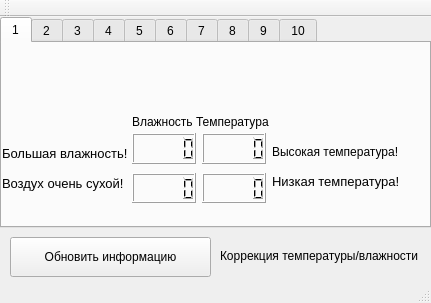
<?xml version="1.0" encoding="UTF-8"?>
<ui version="4.0">
 <class>MainWindow</class>
 <widget class="QMainWindow" name="MainWindow">
  <property name="geometry">
   <rect>
    <x>0</x>
    <y>0</y>
    <width>431</width>
    <height>303</height>
   </rect>
  </property>
  <property name="windowTitle">
   <string>АСУ Климатических условий</string>
  </property>
  <property name="windowIcon">
   <iconset>
    <normaloff>../../../../Изображения/w512h5121380376442MetroUISkyDrive.png</normaloff>../../../../Изображения/w512h5121380376442MetroUISkyDrive.png</iconset>
  </property>
  <widget class="QWidget" name="centralWidget">
   <widget class="QTabWidget" name="room_switcher">
    <property name="geometry">
     <rect>
      <x>0</x>
      <y>0</y>
      <width>431</width>
      <height>211</height>
     </rect>
    </property>
    <property name="toolTipDuration">
     <number>-1</number>
    </property>
    <property name="currentIndex">
     <number>0</number>
    </property>
    <property name="documentMode">
     <bool>false</bool>
    </property>
    <property name="tabsClosable">
     <bool>false</bool>
    </property>
    <property name="movable">
     <bool>false</bool>
    </property>
    <widget class="QWidget" name="room_1">
     <attribute name="title">
      <string>1</string>
     </attribute>
     <widget class="QLCDNumber" name="humidity_1_1">
      <property name="geometry">
       <rect>
        <x>130</x>
        <y>90</y>
        <width>64</width>
        <height>31</height>
       </rect>
      </property>
      <property name="value" stdset="0">
       <double>0.000000000000000</double>
      </property>
      <property name="intValue" stdset="0">
       <number>0</number>
      </property>
     </widget>
     <widget class="QLCDNumber" name="humidity_1_2">
      <property name="geometry">
       <rect>
        <x>130</x>
        <y>130</y>
        <width>64</width>
        <height>30</height>
       </rect>
      </property>
     </widget>
     <widget class="QLCDNumber" name="temperature_1_2">
      <property name="geometry">
       <rect>
        <x>200</x>
        <y>130</y>
        <width>64</width>
        <height>30</height>
       </rect>
      </property>
     </widget>
     <widget class="QLCDNumber" name="temperature_1_1">
      <property name="geometry">
       <rect>
        <x>200</x>
        <y>90</y>
        <width>64</width>
        <height>31</height>
       </rect>
      </property>
     </widget>
     <widget class="QLabel" name="label">
      <property name="geometry">
       <rect>
        <x>130</x>
        <y>70</y>
        <width>141</width>
        <height>17</height>
       </rect>
      </property>
      <property name="font">
       <font>
        <pointsize>9</pointsize>
       </font>
      </property>
      <property name="text">
       <string>Влажность Температура</string>
      </property>
     </widget>
     <widget class="QLabel" name="info_t1h">
      <property name="enabled">
       <bool>true</bool>
      </property>
      <property name="geometry">
       <rect>
        <x>0</x>
        <y>100</y>
        <width>131</width>
        <height>20</height>
       </rect>
      </property>
      <property name="font">
       <font>
        <pointsize>10</pointsize>
       </font>
      </property>
      <property name="contextMenuPolicy">
       <enum>Qt::NoContextMenu</enum>
      </property>
      <property name="autoFillBackground">
       <bool>false</bool>
      </property>
      <property name="inputMethodHints">
       <set>Qt::ImhNone</set>
      </property>
      <property name="text">
       <string>Большая влажность!</string>
      </property>
     </widget>
     <widget class="QLabel" name="info_f1h">
      <property name="geometry">
       <rect>
        <x>0</x>
        <y>130</y>
        <width>131</width>
        <height>20</height>
       </rect>
      </property>
      <property name="font">
       <font>
        <pointsize>10</pointsize>
       </font>
      </property>
      <property name="text">
       <string>Воздух очень сухой!</string>
      </property>
     </widget>
     <widget class="QLabel" name="info_t1t">
      <property name="geometry">
       <rect>
        <x>270</x>
        <y>100</y>
        <width>131</width>
        <height>17</height>
       </rect>
      </property>
      <property name="font">
       <font>
        <pointsize>9</pointsize>
       </font>
      </property>
      <property name="text">
       <string>Высокая температура!</string>
      </property>
     </widget>
     <widget class="QLabel" name="info_f1t">
      <property name="geometry">
       <rect>
        <x>270</x>
        <y>130</y>
        <width>141</width>
        <height>17</height>
       </rect>
      </property>
      <property name="font">
       <font>
        <pointsize>10</pointsize>
       </font>
      </property>
      <property name="text">
       <string>Низкая температура!</string>
      </property>
     </widget>
    </widget>
    <widget class="QWidget" name="room_2">
     <attribute name="title">
      <string>2</string>
     </attribute>
     <widget class="QLCDNumber" name="humidity_2_1">
      <property name="geometry">
       <rect>
        <x>130</x>
        <y>90</y>
        <width>64</width>
        <height>31</height>
       </rect>
      </property>
     </widget>
     <widget class="QLCDNumber" name="humidity_2_2">
      <property name="geometry">
       <rect>
        <x>130</x>
        <y>130</y>
        <width>64</width>
        <height>30</height>
       </rect>
      </property>
     </widget>
     <widget class="QLCDNumber" name="temperature_2_2">
      <property name="geometry">
       <rect>
        <x>200</x>
        <y>130</y>
        <width>64</width>
        <height>30</height>
       </rect>
      </property>
     </widget>
     <widget class="QLCDNumber" name="temperature_2_1">
      <property name="geometry">
       <rect>
        <x>200</x>
        <y>90</y>
        <width>64</width>
        <height>31</height>
       </rect>
      </property>
     </widget>
     <widget class="QLabel" name="label_2">
      <property name="geometry">
       <rect>
        <x>130</x>
        <y>70</y>
        <width>141</width>
        <height>17</height>
       </rect>
      </property>
      <property name="font">
       <font>
        <pointsize>9</pointsize>
       </font>
      </property>
      <property name="text">
       <string>Влажность Температура</string>
      </property>
     </widget>
     <widget class="QLabel" name="info_f2h">
      <property name="geometry">
       <rect>
        <x>0</x>
        <y>130</y>
        <width>131</width>
        <height>20</height>
       </rect>
      </property>
      <property name="font">
       <font>
        <pointsize>10</pointsize>
       </font>
      </property>
      <property name="text">
       <string>Воздух очень сухой!</string>
      </property>
     </widget>
     <widget class="QLabel" name="info_t2t">
      <property name="geometry">
       <rect>
        <x>270</x>
        <y>100</y>
        <width>131</width>
        <height>17</height>
       </rect>
      </property>
      <property name="font">
       <font>
        <pointsize>9</pointsize>
       </font>
      </property>
      <property name="text">
       <string>Высокая температура!</string>
      </property>
     </widget>
     <widget class="QLabel" name="info_f2t">
      <property name="geometry">
       <rect>
        <x>270</x>
        <y>130</y>
        <width>141</width>
        <height>17</height>
       </rect>
      </property>
      <property name="font">
       <font>
        <pointsize>10</pointsize>
       </font>
      </property>
      <property name="text">
       <string>Низкая температура!</string>
      </property>
     </widget>
     <widget class="QLabel" name="info_t2h">
      <property name="enabled">
       <bool>true</bool>
      </property>
      <property name="geometry">
       <rect>
        <x>0</x>
        <y>100</y>
        <width>131</width>
        <height>20</height>
       </rect>
      </property>
      <property name="font">
       <font>
        <pointsize>10</pointsize>
       </font>
      </property>
      <property name="contextMenuPolicy">
       <enum>Qt::NoContextMenu</enum>
      </property>
      <property name="autoFillBackground">
       <bool>false</bool>
      </property>
      <property name="inputMethodHints">
       <set>Qt::ImhNone</set>
      </property>
      <property name="text">
       <string>Большая влажность!</string>
      </property>
     </widget>
    </widget>
    <widget class="QWidget" name="room_3">
     <attribute name="title">
      <string>3</string>
     </attribute>
     <widget class="QLCDNumber" name="humidity_3_1">
      <property name="geometry">
       <rect>
        <x>130</x>
        <y>90</y>
        <width>64</width>
        <height>31</height>
       </rect>
      </property>
     </widget>
     <widget class="QLCDNumber" name="humidity_3_2">
      <property name="geometry">
       <rect>
        <x>130</x>
        <y>130</y>
        <width>64</width>
        <height>30</height>
       </rect>
      </property>
     </widget>
     <widget class="QLCDNumber" name="temperature_3_2">
      <property name="geometry">
       <rect>
        <x>200</x>
        <y>130</y>
        <width>64</width>
        <height>30</height>
       </rect>
      </property>
     </widget>
     <widget class="QLCDNumber" name="temperature_3_1">
      <property name="geometry">
       <rect>
        <x>200</x>
        <y>90</y>
        <width>64</width>
        <height>31</height>
       </rect>
      </property>
     </widget>
     <widget class="QLabel" name="label_3">
      <property name="geometry">
       <rect>
        <x>130</x>
        <y>70</y>
        <width>141</width>
        <height>17</height>
       </rect>
      </property>
      <property name="font">
       <font>
        <pointsize>9</pointsize>
       </font>
      </property>
      <property name="text">
       <string>Влажность Температура</string>
      </property>
     </widget>
     <widget class="QLabel" name="info_f3h">
      <property name="geometry">
       <rect>
        <x>0</x>
        <y>130</y>
        <width>131</width>
        <height>20</height>
       </rect>
      </property>
      <property name="font">
       <font>
        <pointsize>10</pointsize>
       </font>
      </property>
      <property name="text">
       <string>Воздух очень сухой!</string>
      </property>
     </widget>
     <widget class="QLabel" name="info_t3t">
      <property name="geometry">
       <rect>
        <x>270</x>
        <y>100</y>
        <width>131</width>
        <height>17</height>
       </rect>
      </property>
      <property name="font">
       <font>
        <pointsize>9</pointsize>
       </font>
      </property>
      <property name="text">
       <string>Высокая температура!</string>
      </property>
     </widget>
     <widget class="QLabel" name="info_f3t">
      <property name="geometry">
       <rect>
        <x>270</x>
        <y>130</y>
        <width>141</width>
        <height>17</height>
       </rect>
      </property>
      <property name="font">
       <font>
        <pointsize>10</pointsize>
       </font>
      </property>
      <property name="text">
       <string>Низкая температура!</string>
      </property>
     </widget>
     <widget class="QLabel" name="info_t3h">
      <property name="enabled">
       <bool>true</bool>
      </property>
      <property name="geometry">
       <rect>
        <x>0</x>
        <y>100</y>
        <width>131</width>
        <height>20</height>
       </rect>
      </property>
      <property name="font">
       <font>
        <pointsize>10</pointsize>
       </font>
      </property>
      <property name="contextMenuPolicy">
       <enum>Qt::NoContextMenu</enum>
      </property>
      <property name="autoFillBackground">
       <bool>false</bool>
      </property>
      <property name="inputMethodHints">
       <set>Qt::ImhNone</set>
      </property>
      <property name="text">
       <string>Большая влажность!</string>
      </property>
     </widget>
    </widget>
    <widget class="QWidget" name="room_4">
     <attribute name="title">
      <string>4</string>
     </attribute>
     <widget class="QLCDNumber" name="humidity_4_1">
      <property name="geometry">
       <rect>
        <x>130</x>
        <y>90</y>
        <width>64</width>
        <height>31</height>
       </rect>
      </property>
     </widget>
     <widget class="QLCDNumber" name="humidity_4_2">
      <property name="geometry">
       <rect>
        <x>130</x>
        <y>130</y>
        <width>64</width>
        <height>30</height>
       </rect>
      </property>
     </widget>
     <widget class="QLCDNumber" name="temperature_4_2">
      <property name="geometry">
       <rect>
        <x>200</x>
        <y>130</y>
        <width>64</width>
        <height>30</height>
       </rect>
      </property>
     </widget>
     <widget class="QLCDNumber" name="temperature_4_1">
      <property name="geometry">
       <rect>
        <x>200</x>
        <y>90</y>
        <width>64</width>
        <height>31</height>
       </rect>
      </property>
     </widget>
     <widget class="QLabel" name="label_4">
      <property name="geometry">
       <rect>
        <x>130</x>
        <y>70</y>
        <width>141</width>
        <height>17</height>
       </rect>
      </property>
      <property name="font">
       <font>
        <pointsize>9</pointsize>
       </font>
      </property>
      <property name="text">
       <string>Влажность Температура</string>
      </property>
     </widget>
     <widget class="QLabel" name="info_f4h">
      <property name="geometry">
       <rect>
        <x>0</x>
        <y>130</y>
        <width>131</width>
        <height>20</height>
       </rect>
      </property>
      <property name="font">
       <font>
        <pointsize>10</pointsize>
       </font>
      </property>
      <property name="text">
       <string>Воздух очень сухой!</string>
      </property>
     </widget>
     <widget class="QLabel" name="info_t4t">
      <property name="geometry">
       <rect>
        <x>270</x>
        <y>100</y>
        <width>131</width>
        <height>17</height>
       </rect>
      </property>
      <property name="font">
       <font>
        <pointsize>9</pointsize>
       </font>
      </property>
      <property name="text">
       <string>Высокая температура!</string>
      </property>
     </widget>
     <widget class="QLabel" name="info_f4t">
      <property name="geometry">
       <rect>
        <x>270</x>
        <y>130</y>
        <width>141</width>
        <height>17</height>
       </rect>
      </property>
      <property name="font">
       <font>
        <pointsize>10</pointsize>
       </font>
      </property>
      <property name="text">
       <string>Низкая температура!</string>
      </property>
     </widget>
     <widget class="QLabel" name="info_t4h">
      <property name="enabled">
       <bool>true</bool>
      </property>
      <property name="geometry">
       <rect>
        <x>0</x>
        <y>100</y>
        <width>131</width>
        <height>20</height>
       </rect>
      </property>
      <property name="font">
       <font>
        <pointsize>10</pointsize>
       </font>
      </property>
      <property name="contextMenuPolicy">
       <enum>Qt::NoContextMenu</enum>
      </property>
      <property name="autoFillBackground">
       <bool>false</bool>
      </property>
      <property name="inputMethodHints">
       <set>Qt::ImhNone</set>
      </property>
      <property name="text">
       <string>Большая влажность!</string>
      </property>
     </widget>
    </widget>
    <widget class="QWidget" name="room_5">
     <attribute name="title">
      <string>5</string>
     </attribute>
     <widget class="QLCDNumber" name="humidity_5_1">
      <property name="geometry">
       <rect>
        <x>130</x>
        <y>90</y>
        <width>64</width>
        <height>31</height>
       </rect>
      </property>
     </widget>
     <widget class="QLCDNumber" name="humidity_5_2">
      <property name="geometry">
       <rect>
        <x>130</x>
        <y>130</y>
        <width>64</width>
        <height>30</height>
       </rect>
      </property>
     </widget>
     <widget class="QLCDNumber" name="temperature_5_2">
      <property name="geometry">
       <rect>
        <x>200</x>
        <y>130</y>
        <width>64</width>
        <height>30</height>
       </rect>
      </property>
     </widget>
     <widget class="QLCDNumber" name="temperature_5_1">
      <property name="geometry">
       <rect>
        <x>200</x>
        <y>90</y>
        <width>64</width>
        <height>31</height>
       </rect>
      </property>
     </widget>
     <widget class="QLabel" name="label_5">
      <property name="geometry">
       <rect>
        <x>130</x>
        <y>70</y>
        <width>141</width>
        <height>17</height>
       </rect>
      </property>
      <property name="font">
       <font>
        <pointsize>9</pointsize>
       </font>
      </property>
      <property name="text">
       <string>Влажность Температура</string>
      </property>
     </widget>
     <widget class="QLabel" name="info_f5h">
      <property name="geometry">
       <rect>
        <x>0</x>
        <y>130</y>
        <width>131</width>
        <height>20</height>
       </rect>
      </property>
      <property name="font">
       <font>
        <pointsize>10</pointsize>
       </font>
      </property>
      <property name="text">
       <string>Воздух очень сухой!</string>
      </property>
     </widget>
     <widget class="QLabel" name="info_t5t">
      <property name="geometry">
       <rect>
        <x>270</x>
        <y>100</y>
        <width>131</width>
        <height>17</height>
       </rect>
      </property>
      <property name="font">
       <font>
        <pointsize>9</pointsize>
       </font>
      </property>
      <property name="text">
       <string>Высокая температура!</string>
      </property>
     </widget>
     <widget class="QLabel" name="info_f5t">
      <property name="geometry">
       <rect>
        <x>270</x>
        <y>130</y>
        <width>141</width>
        <height>17</height>
       </rect>
      </property>
      <property name="font">
       <font>
        <pointsize>10</pointsize>
       </font>
      </property>
      <property name="text">
       <string>Низкая температура!</string>
      </property>
     </widget>
     <widget class="QLabel" name="info_t5h">
      <property name="enabled">
       <bool>true</bool>
      </property>
      <property name="geometry">
       <rect>
        <x>0</x>
        <y>100</y>
        <width>131</width>
        <height>20</height>
       </rect>
      </property>
      <property name="font">
       <font>
        <pointsize>10</pointsize>
       </font>
      </property>
      <property name="contextMenuPolicy">
       <enum>Qt::NoContextMenu</enum>
      </property>
      <property name="autoFillBackground">
       <bool>false</bool>
      </property>
      <property name="inputMethodHints">
       <set>Qt::ImhNone</set>
      </property>
      <property name="text">
       <string>Большая влажность!</string>
      </property>
     </widget>
    </widget>
    <widget class="QWidget" name="room_6">
     <attribute name="title">
      <string>6</string>
     </attribute>
     <widget class="QLCDNumber" name="humidity_6_1">
      <property name="geometry">
       <rect>
        <x>130</x>
        <y>90</y>
        <width>64</width>
        <height>31</height>
       </rect>
      </property>
     </widget>
     <widget class="QLCDNumber" name="humidity_6_2">
      <property name="geometry">
       <rect>
        <x>130</x>
        <y>130</y>
        <width>64</width>
        <height>30</height>
       </rect>
      </property>
     </widget>
     <widget class="QLCDNumber" name="temperature_6_2">
      <property name="geometry">
       <rect>
        <x>200</x>
        <y>130</y>
        <width>64</width>
        <height>30</height>
       </rect>
      </property>
     </widget>
     <widget class="QLCDNumber" name="temperature_6_1">
      <property name="geometry">
       <rect>
        <x>200</x>
        <y>90</y>
        <width>64</width>
        <height>31</height>
       </rect>
      </property>
     </widget>
     <widget class="QLabel" name="label_6">
      <property name="geometry">
       <rect>
        <x>130</x>
        <y>70</y>
        <width>141</width>
        <height>17</height>
       </rect>
      </property>
      <property name="font">
       <font>
        <pointsize>9</pointsize>
       </font>
      </property>
      <property name="text">
       <string>Влажность Температура</string>
      </property>
     </widget>
     <widget class="QLabel" name="info_f6h">
      <property name="geometry">
       <rect>
        <x>0</x>
        <y>130</y>
        <width>131</width>
        <height>20</height>
       </rect>
      </property>
      <property name="font">
       <font>
        <pointsize>10</pointsize>
       </font>
      </property>
      <property name="text">
       <string>Воздух очень сухой!</string>
      </property>
     </widget>
     <widget class="QLabel" name="info_t6t">
      <property name="geometry">
       <rect>
        <x>270</x>
        <y>100</y>
        <width>131</width>
        <height>17</height>
       </rect>
      </property>
      <property name="font">
       <font>
        <pointsize>9</pointsize>
       </font>
      </property>
      <property name="text">
       <string>Высокая температура!</string>
      </property>
     </widget>
     <widget class="QLabel" name="info_f6t">
      <property name="geometry">
       <rect>
        <x>270</x>
        <y>130</y>
        <width>141</width>
        <height>17</height>
       </rect>
      </property>
      <property name="font">
       <font>
        <pointsize>10</pointsize>
       </font>
      </property>
      <property name="text">
       <string>Низкая температура!</string>
      </property>
     </widget>
     <widget class="QLabel" name="info_t6h">
      <property name="enabled">
       <bool>true</bool>
      </property>
      <property name="geometry">
       <rect>
        <x>0</x>
        <y>100</y>
        <width>131</width>
        <height>20</height>
       </rect>
      </property>
      <property name="font">
       <font>
        <pointsize>10</pointsize>
       </font>
      </property>
      <property name="contextMenuPolicy">
       <enum>Qt::NoContextMenu</enum>
      </property>
      <property name="autoFillBackground">
       <bool>false</bool>
      </property>
      <property name="inputMethodHints">
       <set>Qt::ImhNone</set>
      </property>
      <property name="text">
       <string>Большая влажность!</string>
      </property>
     </widget>
    </widget>
    <widget class="QWidget" name="room_7">
     <attribute name="title">
      <string>7</string>
     </attribute>
     <widget class="QLCDNumber" name="humidity_7_1">
      <property name="geometry">
       <rect>
        <x>130</x>
        <y>90</y>
        <width>64</width>
        <height>31</height>
       </rect>
      </property>
     </widget>
     <widget class="QLCDNumber" name="humidity_7_2">
      <property name="geometry">
       <rect>
        <x>130</x>
        <y>130</y>
        <width>64</width>
        <height>30</height>
       </rect>
      </property>
     </widget>
     <widget class="QLCDNumber" name="temperature_7_2">
      <property name="geometry">
       <rect>
        <x>200</x>
        <y>130</y>
        <width>64</width>
        <height>30</height>
       </rect>
      </property>
     </widget>
     <widget class="QLCDNumber" name="temperature_7_1">
      <property name="geometry">
       <rect>
        <x>200</x>
        <y>90</y>
        <width>64</width>
        <height>31</height>
       </rect>
      </property>
     </widget>
     <widget class="QLabel" name="label_7">
      <property name="geometry">
       <rect>
        <x>130</x>
        <y>70</y>
        <width>141</width>
        <height>17</height>
       </rect>
      </property>
      <property name="font">
       <font>
        <pointsize>9</pointsize>
       </font>
      </property>
      <property name="text">
       <string>Влажность Температура</string>
      </property>
     </widget>
     <widget class="QLabel" name="info_f7h">
      <property name="geometry">
       <rect>
        <x>0</x>
        <y>130</y>
        <width>131</width>
        <height>20</height>
       </rect>
      </property>
      <property name="font">
       <font>
        <pointsize>10</pointsize>
       </font>
      </property>
      <property name="text">
       <string>Воздух очень сухой!</string>
      </property>
     </widget>
     <widget class="QLabel" name="info_t7t">
      <property name="geometry">
       <rect>
        <x>270</x>
        <y>100</y>
        <width>131</width>
        <height>17</height>
       </rect>
      </property>
      <property name="font">
       <font>
        <pointsize>9</pointsize>
       </font>
      </property>
      <property name="text">
       <string>Высокая температура!</string>
      </property>
     </widget>
     <widget class="QLabel" name="info_f7t">
      <property name="geometry">
       <rect>
        <x>270</x>
        <y>130</y>
        <width>141</width>
        <height>17</height>
       </rect>
      </property>
      <property name="font">
       <font>
        <pointsize>10</pointsize>
       </font>
      </property>
      <property name="text">
       <string>Низкая температура!</string>
      </property>
     </widget>
     <widget class="QLabel" name="info_t7h">
      <property name="enabled">
       <bool>true</bool>
      </property>
      <property name="geometry">
       <rect>
        <x>0</x>
        <y>100</y>
        <width>131</width>
        <height>20</height>
       </rect>
      </property>
      <property name="font">
       <font>
        <pointsize>10</pointsize>
       </font>
      </property>
      <property name="contextMenuPolicy">
       <enum>Qt::NoContextMenu</enum>
      </property>
      <property name="autoFillBackground">
       <bool>false</bool>
      </property>
      <property name="inputMethodHints">
       <set>Qt::ImhNone</set>
      </property>
      <property name="text">
       <string>Большая влажность!</string>
      </property>
     </widget>
    </widget>
    <widget class="QWidget" name="room_8">
     <attribute name="title">
      <string>8</string>
     </attribute>
     <widget class="QLCDNumber" name="humidity_8_1">
      <property name="geometry">
       <rect>
        <x>130</x>
        <y>90</y>
        <width>64</width>
        <height>31</height>
       </rect>
      </property>
     </widget>
     <widget class="QLCDNumber" name="humidity_8_2">
      <property name="geometry">
       <rect>
        <x>130</x>
        <y>130</y>
        <width>64</width>
        <height>30</height>
       </rect>
      </property>
     </widget>
     <widget class="QLCDNumber" name="temperature_8_2">
      <property name="geometry">
       <rect>
        <x>200</x>
        <y>130</y>
        <width>64</width>
        <height>30</height>
       </rect>
      </property>
     </widget>
     <widget class="QLCDNumber" name="temperature_8_1">
      <property name="geometry">
       <rect>
        <x>200</x>
        <y>90</y>
        <width>64</width>
        <height>31</height>
       </rect>
      </property>
     </widget>
     <widget class="QLabel" name="label_8">
      <property name="geometry">
       <rect>
        <x>130</x>
        <y>70</y>
        <width>141</width>
        <height>17</height>
       </rect>
      </property>
      <property name="font">
       <font>
        <pointsize>9</pointsize>
       </font>
      </property>
      <property name="text">
       <string>Влажность Температура</string>
      </property>
     </widget>
     <widget class="QLabel" name="info_f8h">
      <property name="geometry">
       <rect>
        <x>0</x>
        <y>130</y>
        <width>131</width>
        <height>20</height>
       </rect>
      </property>
      <property name="font">
       <font>
        <pointsize>10</pointsize>
       </font>
      </property>
      <property name="text">
       <string>Воздух очень сухой!</string>
      </property>
     </widget>
     <widget class="QLabel" name="info_t8t">
      <property name="geometry">
       <rect>
        <x>270</x>
        <y>100</y>
        <width>131</width>
        <height>17</height>
       </rect>
      </property>
      <property name="font">
       <font>
        <pointsize>9</pointsize>
       </font>
      </property>
      <property name="text">
       <string>Высокая температура!</string>
      </property>
     </widget>
     <widget class="QLabel" name="info_f8t">
      <property name="geometry">
       <rect>
        <x>270</x>
        <y>130</y>
        <width>141</width>
        <height>17</height>
       </rect>
      </property>
      <property name="font">
       <font>
        <pointsize>10</pointsize>
       </font>
      </property>
      <property name="text">
       <string>Низкая температура!</string>
      </property>
     </widget>
     <widget class="QLabel" name="info_t8h">
      <property name="enabled">
       <bool>true</bool>
      </property>
      <property name="geometry">
       <rect>
        <x>0</x>
        <y>100</y>
        <width>131</width>
        <height>20</height>
       </rect>
      </property>
      <property name="font">
       <font>
        <pointsize>10</pointsize>
       </font>
      </property>
      <property name="contextMenuPolicy">
       <enum>Qt::NoContextMenu</enum>
      </property>
      <property name="autoFillBackground">
       <bool>false</bool>
      </property>
      <property name="inputMethodHints">
       <set>Qt::ImhNone</set>
      </property>
      <property name="text">
       <string>Большая влажность!</string>
      </property>
     </widget>
    </widget>
    <widget class="QWidget" name="room_9">
     <attribute name="title">
      <string>9</string>
     </attribute>
     <widget class="QLCDNumber" name="humidity_9_1">
      <property name="geometry">
       <rect>
        <x>130</x>
        <y>90</y>
        <width>64</width>
        <height>31</height>
       </rect>
      </property>
     </widget>
     <widget class="QLCDNumber" name="humidity_9_2">
      <property name="geometry">
       <rect>
        <x>130</x>
        <y>130</y>
        <width>64</width>
        <height>30</height>
       </rect>
      </property>
     </widget>
     <widget class="QLCDNumber" name="temperature_9_2">
      <property name="geometry">
       <rect>
        <x>200</x>
        <y>130</y>
        <width>64</width>
        <height>30</height>
       </rect>
      </property>
     </widget>
     <widget class="QLCDNumber" name="temperature_9_1">
      <property name="geometry">
       <rect>
        <x>200</x>
        <y>90</y>
        <width>64</width>
        <height>31</height>
       </rect>
      </property>
     </widget>
     <widget class="QLabel" name="label_9">
      <property name="geometry">
       <rect>
        <x>130</x>
        <y>70</y>
        <width>141</width>
        <height>17</height>
       </rect>
      </property>
      <property name="font">
       <font>
        <pointsize>9</pointsize>
       </font>
      </property>
      <property name="text">
       <string>Влажность Температура</string>
      </property>
     </widget>
     <widget class="QLabel" name="info_f9h">
      <property name="geometry">
       <rect>
        <x>0</x>
        <y>130</y>
        <width>131</width>
        <height>20</height>
       </rect>
      </property>
      <property name="font">
       <font>
        <pointsize>10</pointsize>
       </font>
      </property>
      <property name="text">
       <string>Воздух очень сухой!</string>
      </property>
     </widget>
     <widget class="QLabel" name="info_t9t">
      <property name="geometry">
       <rect>
        <x>270</x>
        <y>100</y>
        <width>131</width>
        <height>17</height>
       </rect>
      </property>
      <property name="font">
       <font>
        <pointsize>9</pointsize>
       </font>
      </property>
      <property name="text">
       <string>Высокая температура!</string>
      </property>
     </widget>
     <widget class="QLabel" name="info_f9t">
      <property name="geometry">
       <rect>
        <x>270</x>
        <y>130</y>
        <width>141</width>
        <height>17</height>
       </rect>
      </property>
      <property name="font">
       <font>
        <pointsize>10</pointsize>
       </font>
      </property>
      <property name="text">
       <string>Низкая температура!</string>
      </property>
     </widget>
     <widget class="QLabel" name="info_t9h">
      <property name="enabled">
       <bool>true</bool>
      </property>
      <property name="geometry">
       <rect>
        <x>0</x>
        <y>100</y>
        <width>131</width>
        <height>20</height>
       </rect>
      </property>
      <property name="font">
       <font>
        <pointsize>10</pointsize>
       </font>
      </property>
      <property name="contextMenuPolicy">
       <enum>Qt::NoContextMenu</enum>
      </property>
      <property name="autoFillBackground">
       <bool>false</bool>
      </property>
      <property name="inputMethodHints">
       <set>Qt::ImhNone</set>
      </property>
      <property name="text">
       <string>Большая влажность!</string>
      </property>
     </widget>
    </widget>
    <widget class="QWidget" name="room_10">
     <attribute name="title">
      <string>10</string>
     </attribute>
     <widget class="QLCDNumber" name="humidity_10_1">
      <property name="geometry">
       <rect>
        <x>130</x>
        <y>90</y>
        <width>64</width>
        <height>31</height>
       </rect>
      </property>
     </widget>
     <widget class="QLCDNumber" name="humidity_10_2">
      <property name="geometry">
       <rect>
        <x>130</x>
        <y>130</y>
        <width>64</width>
        <height>30</height>
       </rect>
      </property>
     </widget>
     <widget class="QLCDNumber" name="temperature_10_2">
      <property name="geometry">
       <rect>
        <x>200</x>
        <y>130</y>
        <width>64</width>
        <height>30</height>
       </rect>
      </property>
     </widget>
     <widget class="QLCDNumber" name="temperature_10_1">
      <property name="geometry">
       <rect>
        <x>200</x>
        <y>90</y>
        <width>64</width>
        <height>31</height>
       </rect>
      </property>
     </widget>
     <widget class="QLabel" name="label_10">
      <property name="geometry">
       <rect>
        <x>130</x>
        <y>70</y>
        <width>141</width>
        <height>17</height>
       </rect>
      </property>
      <property name="font">
       <font>
        <pointsize>9</pointsize>
       </font>
      </property>
      <property name="text">
       <string>Влажность Температура</string>
      </property>
     </widget>
     <widget class="QLabel" name="info_f10h">
      <property name="geometry">
       <rect>
        <x>0</x>
        <y>130</y>
        <width>131</width>
        <height>20</height>
       </rect>
      </property>
      <property name="font">
       <font>
        <pointsize>10</pointsize>
       </font>
      </property>
      <property name="text">
       <string>Воздух очень сухой!</string>
      </property>
     </widget>
     <widget class="QLabel" name="info_t10t">
      <property name="geometry">
       <rect>
        <x>270</x>
        <y>100</y>
        <width>131</width>
        <height>17</height>
       </rect>
      </property>
      <property name="font">
       <font>
        <pointsize>9</pointsize>
       </font>
      </property>
      <property name="text">
       <string>Высокая температура!</string>
      </property>
     </widget>
     <widget class="QLabel" name="info_f10t">
      <property name="geometry">
       <rect>
        <x>270</x>
        <y>130</y>
        <width>141</width>
        <height>17</height>
       </rect>
      </property>
      <property name="font">
       <font>
        <pointsize>10</pointsize>
       </font>
      </property>
      <property name="text">
       <string>Низкая температура!</string>
      </property>
     </widget>
     <widget class="QLabel" name="info_t10h">
      <property name="enabled">
       <bool>true</bool>
      </property>
      <property name="geometry">
       <rect>
        <x>0</x>
        <y>100</y>
        <width>131</width>
        <height>20</height>
       </rect>
      </property>
      <property name="font">
       <font>
        <pointsize>10</pointsize>
       </font>
      </property>
      <property name="contextMenuPolicy">
       <enum>Qt::NoContextMenu</enum>
      </property>
      <property name="autoFillBackground">
       <bool>false</bool>
      </property>
      <property name="inputMethodHints">
       <set>Qt::ImhNone</set>
      </property>
      <property name="text">
       <string>Большая влажность!</string>
      </property>
     </widget>
    </widget>
   </widget>
   <widget class="QPushButton" name="refresh">
    <property name="geometry">
     <rect>
      <x>10</x>
      <y>220</y>
      <width>201</width>
      <height>40</height>
     </rect>
    </property>
    <property name="font">
     <font>
      <pointsize>9</pointsize>
     </font>
    </property>
    <property name="text">
     <string>Обновить информацию</string>
    </property>
   </widget>
   <widget class="QLabel" name="correction">
    <property name="geometry">
     <rect>
      <x>220</x>
      <y>230</y>
      <width>211</width>
      <height>17</height>
     </rect>
    </property>
    <property name="font">
     <font>
      <pointsize>9</pointsize>
     </font>
    </property>
    <property name="text">
     <string>Коррекция температуры/влажности</string>
    </property>
   </widget>
  </widget>
  <widget class="QToolBar" name="mainToolBar">
   <attribute name="toolBarArea">
    <enum>TopToolBarArea</enum>
   </attribute>
   <attribute name="toolBarBreak">
    <bool>false</bool>
   </attribute>
  </widget>
  <widget class="QStatusBar" name="statusBar"/>
 </widget>
 <layoutdefault spacing="6" margin="11"/>
 <resources/>
 <connections/>
</ui>
